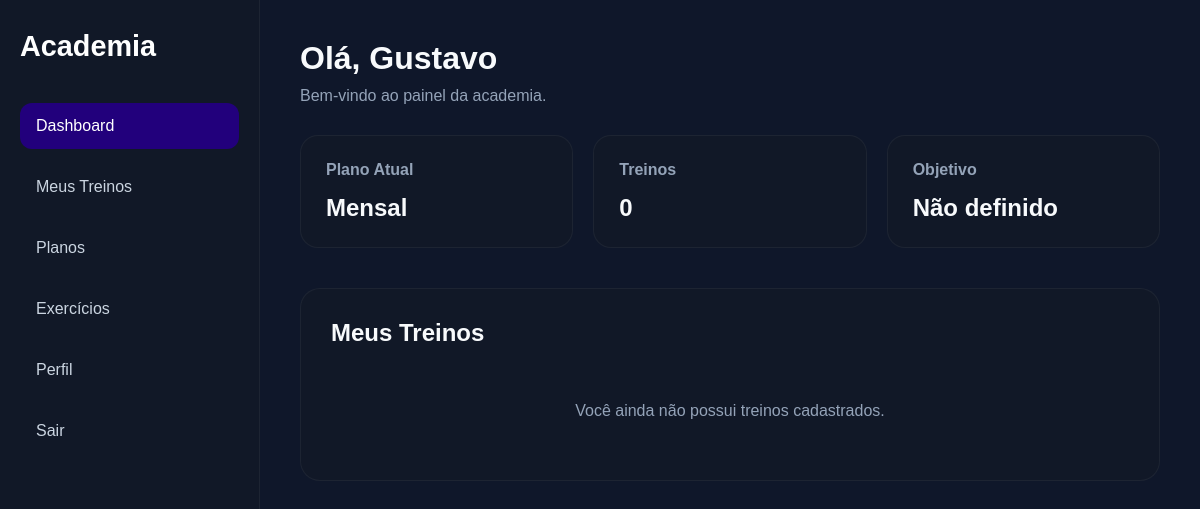
Page /auth/dashboard (signed in) on the earlier database version.
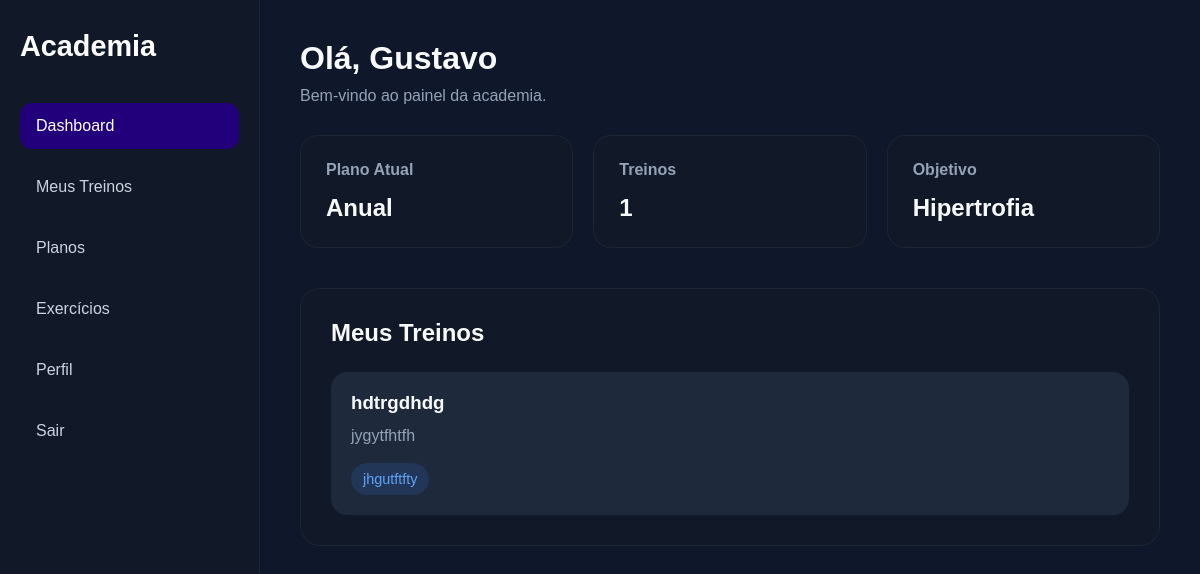
Same page on the later database version.
### app/models/plano.py (models this page shows, shortened)
class Plano(db.Model):
    __tablename__ = "planos"
    id = db.Column(
        db.Integer,
        primary_key=True
    )
    nome = db.Column(
        db.String(100),
        nullable=False
    )
    preco = db.Column(
        db.Float,
        nullable=False
    )
    descricao = db.Column(
        db.Text
    )
    duracao_meses = db.Column(
        db.Integer,
        nullable=False
    )
    ativo = db.Column(
        db.Boolean,
        default=True
    )
    usuarios = db.relationship(
        "Usuario",
        backref="plano",
        lazy=True
    )

### app/models/usuario.py (models this page shows, shortened)
class Usuario(UserMixin, db.Model):
    __tablename__ = "usuarios"
    id = db.Column(
        db.Integer,
        primary_key=True
    )
    nome = db.Column(
        db.String(100),
        nullable=False
    )
    email = db.Column(
        db.String(120),
        unique=True,
        nullable=False
    )
    senha = db.Column(
        db.String(255),
        nullable=False
    )
    idade = db.Column(
        db.Integer
    )
    peso = db.Column(
        db.Float
    )
    altura = db.Column(
        db.Float
    )
    objetivo = db.Column(
        db.String(100)
    )
    foto = db.Column(
        db.String(255)
    )
    admin = db.Column(
        db.Boolean,
        default=False
    )
    plano_id = db.Column(
        db.Integer,
        db.ForeignKey("planos.id")
    )

### app/models/treino.py (models this page shows, shortened)
class Treino(db.Model):
    __tablename__ = "treinos"
    id = db.Column(
        db.Integer,
        primary_key=True
    )
    nome = db.Column(
        db.String(100),
        nullable=False
    )
    descricao = db.Column(
        db.Text
    )
    categoria = db.Column(
        db.String(100)
    )
    usuario_id = db.Column(
        db.Integer,
        db.ForeignKey("usuarios.id"),
        nullable=False
    )
    usuario = db.relationship(
        "Usuario",
        backref="treinos"
    )

### app/routes/auth.py (the view)
@auth_bp.route("/dashboard")
@login_required
def dashboard():
    return render_template(
        "alunos/dashboard.html"
    )

### app/templates/alunos/dashboard.html (shortened to what this page needs)
{% extends 'components/dashboard_layout.html' %}
{% block dashboard_content %}
<header class="dashboard-header">
    <div>
        <h1>
            Olá, {{ current_user.nome }}
        </h1>
        <p>
            Bem-vindo ao painel da academia.
        </p>
    </div>
</header>
<section class="cards-grid">
    <div class="card">
        <h3>Plano Atual</h3>
        <p>
            {% if current_user.plano %}
                {{ current_user.plano.nome }}
            {% else %}
                Sem plano
            {% endif %}
        </p>
    </div>
    <div class="card">
        <h3>Treinos</h3>
        <p>
            {{ current_user.treinos|length }}
        </p>
    </div>
    <div class="card">
        <h3>Objetivo</h3>
        <p>
            {{ current_user.objetivo or 'Não definido' }}
        </p>
    </div>
</section>
<section class="dashboard-section">
    <div class="section-title">
        <h2>Meus Treinos</h2>
    </div>
    {% if current_user.treinos %}
        <div class="treinos-grid">
            {% for treino in current_user.treinos %}
                <div class="treino-card">
                    <h3>{{ treino.nome }}</h3>
                    <p>{{ treino.descricao }}</p>
                    <span>{{ treino.categoria }}</span>
                </div>
            {% endfor %}
        </div>
    {% else %}
        <div class="empty-state">
            <p>
                Você ainda não possui treinos cadastrados.
            </p>
        </div>
    {% endif %}
</section>
{% endblock %}

Differences in the rows shown:
no longer on this page (row unchanged): Plano: plano.nome "Mensal"
changed Usuario "Gustavo": objetivo "Não definido" → "Hipertrofia"
now on this page (row unchanged): Plano: plano.nome "Anual"
added Treino: nome "hdtrgdhdg", descricao "jygytfhtfh", categoria "jhgutftfty"
Other differences:
{{ current_user.treinos|length }}: "0" → "1"
text no longer shown: "Você ainda não possui treinos cadastrados."
